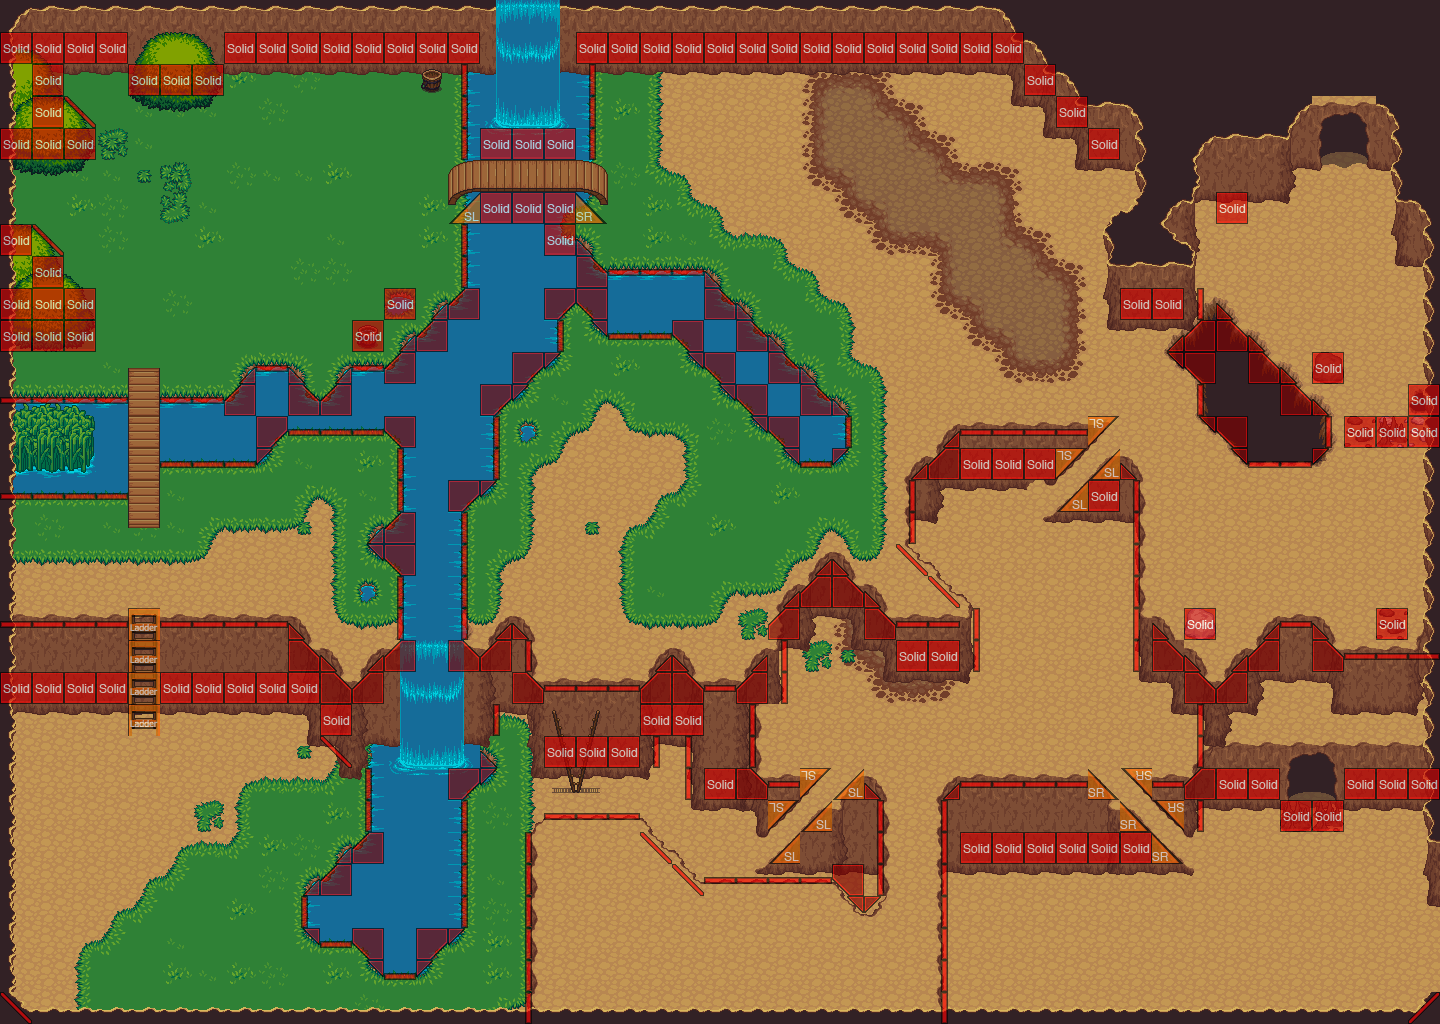

Below is a game level as drawn by its tile map, then a one-line description and the .tmx that defines it (tile-layer data replaced by summaries):
An orthogonal 45x32 tile map with 32x32 px tiles, 9 tile layers (Ground, Mountain 1, Mountain 2, Mountain 3, ...), 7 tilesets and 1 object (chest).

<map version="1.0" orientation="orthogonal" width="45" height="32" tilewidth="32" tileheight="32">
 <tileset firstgid="1" name="ground" tilewidth="32" tileheight="32">
  <image source="../images/ground.png" width="480" height="736" />
 </tileset>
 <tileset firstgid="346" name="trees" tilewidth="32" tileheight="32">
  <image source="../images/trees.png" width="192" height="320" />
 </tileset>
 <tileset firstgid="406" name="plants" tilewidth="32" tileheight="32">
  <image source="../images/plants.png" width="192" height="320" />
 </tileset>
 <tileset firstgid="466" name="house" tilewidth="32" tileheight="32">
  <image source="../images/house.png" width="352" height="352" />
 </tileset>
 <tileset firstgid="587" name="bridges" tilewidth="32" tileheight="32">
  <image source="../images/bridges.png" width="192" height="224" />
 </tileset>
 <tileset firstgid="629" name="doodads" tilewidth="32" tileheight="32">
  <image source="../images/doodads.png" width="160" height="288" />
 </tileset>
 <tileset firstgid="674" name="metatiles32x32" tilewidth="32" tileheight="32">
  <image source="../images/metatiles32x32.png" width="96" height="224" />
  <tile id="0">
   <properties>
    <property name="type" value="platform" />
   </properties>
  </tile>
  <tile id="1">
   <properties>
    <property name="type" value="qnw" />
   </properties>
  </tile>
  <tile id="2">
   <properties>
    <property name="type" value="qne" />
   </properties>
  </tile>
  <tile id="3">
   <properties>
    <property name="type" value="ladder" />
   </properties>
  </tile>
  <tile id="4">
   <properties>
    <property name="type" value="qsw" />
   </properties>
  </tile>
  <tile id="5">
   <properties>
    <property name="type" value="qse" />
   </properties>
  </tile>
  <tile id="6">
   <properties>
    <property name="type" value="hsolid" />
   </properties>
  </tile>
  <tile id="7">
   <properties>
    <property name="type" value="se" />
   </properties>
  </tile>
  <tile id="8">
   <properties>
    <property name="type" value="sw" />
   </properties>
  </tile>
  <tile id="9">
   <properties>
    <property name="type" value="vsolid" />
   </properties>
  </tile>
  <tile id="10">
   <properties>
    <property name="type" value="ne" />
   </properties>
  </tile>
  <tile id="11">
   <properties>
    <property name="type" value="nw" />
   </properties>
  </tile>
  <tile id="12">
   <properties>
    <property name="type" value="solid" />
   </properties>
  </tile>
  <tile id="13">
   <properties>
    <property name="type" value="lslope" />
   </properties>
  </tile>
  <tile id="14">
   <properties>
    <property name="type" value="rslope" />
   </properties>
  </tile>
  <tile id="15">
   <properties>
    <property name="type" value="fssolid" />
   </properties>
  </tile>
  <tile id="18">
   <properties>
    <property name="type" value="bssolid" />
   </properties>
  </tile>
 </tileset>
 <layer name="Ground" width="45" height="32">
  <data>[1440 cells, 1440 non-empty, 10 distinct tile ids]</data>
 </layer>
 <layer name="Mountain 1" width="45" height="32">
  <data>[1440 cells, 644 non-empty, 115 distinct tile ids]</data>
 </layer>
 <layer name="Mountain 2" width="45" height="32">
  <data>[1440 cells, 175 non-empty, 53 distinct tile ids]</data>
 </layer>
 <layer name="Mountain 3" width="45" height="32">
  <data>[1440 cells, 54 non-empty, 42 distinct tile ids]</data>
 </layer>
 <layer name="Mountain Fringe" width="45" height="32">
  <data>[1440 cells, 7 non-empty, 6 distinct tile ids]</data>
 </layer>
 <layer name="Mountain 4" width="45" height="32">
  <data>[1440 cells, 5 non-empty, 3 distinct tile ids]</data>
 </layer>
 <layer name="Mountain Edge" width="45" height="32">
  <data>[1440 cells, 152 non-empty, 20 distinct tile ids]</data>
 </layer>
 <objectgroup name="Entities" width="45" height="32">
  <object name="chest" gid="643" x="1216" y="224" />
 </objectgroup>
 <layer name="Waterfall" width="45" height="32">
  <data>[1440 cells, 30 non-empty, 15 distinct tile ids]</data>
 </layer>
 <layer name="Collision" width="45" height="32" opacity="0.63">
  <data>[1440 cells, 381 non-empty, 18 distinct tile ids]</data>
 </layer>
</map>
